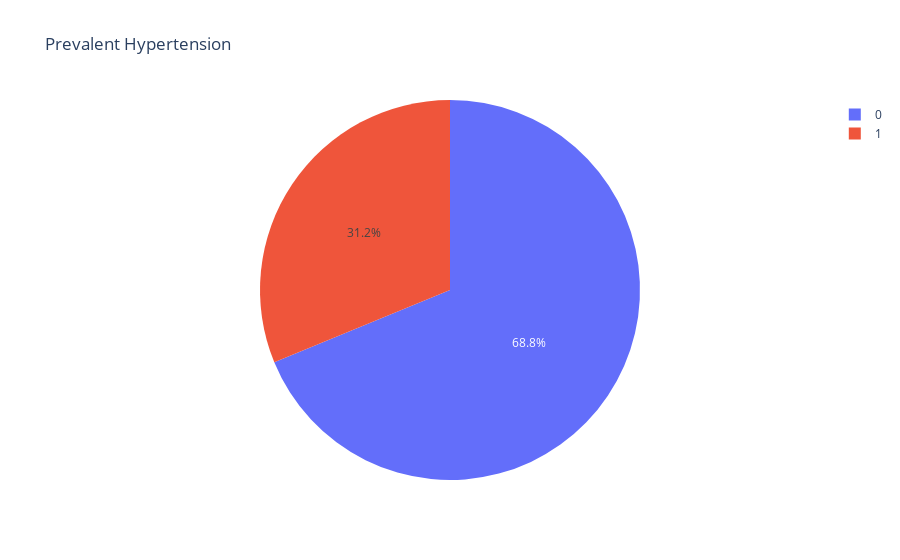

Notebook code for this chart:
### Code cell
plt = px.pie(df_cleaned, names='prevalentHyp', title="Prevalent Hypertension")
plt.show()

### Figure 1 — Plotly figure (JSON) as saved in the notebook; plotly's stock layout.template omitted (floating-point values rounded to 4 significant figures; data arrays with more than 128 entries replaced by an {"elided": "..."} marker saying what was removed)
{"data": [{"domain": {"x": [0, 1], "y": [0, 1]}, "hovertemplate": "prevalentHyp=%{label}<extra></extra>", "labels": {"elided": "3637 int values"}, "legendgroup": "", "name": "", "showlegend": true, "type": "pie"}], "layout": {"legend": {"tracegroupgap": 0}, "title": {"text": "Prevalent Hypertension"}}}
